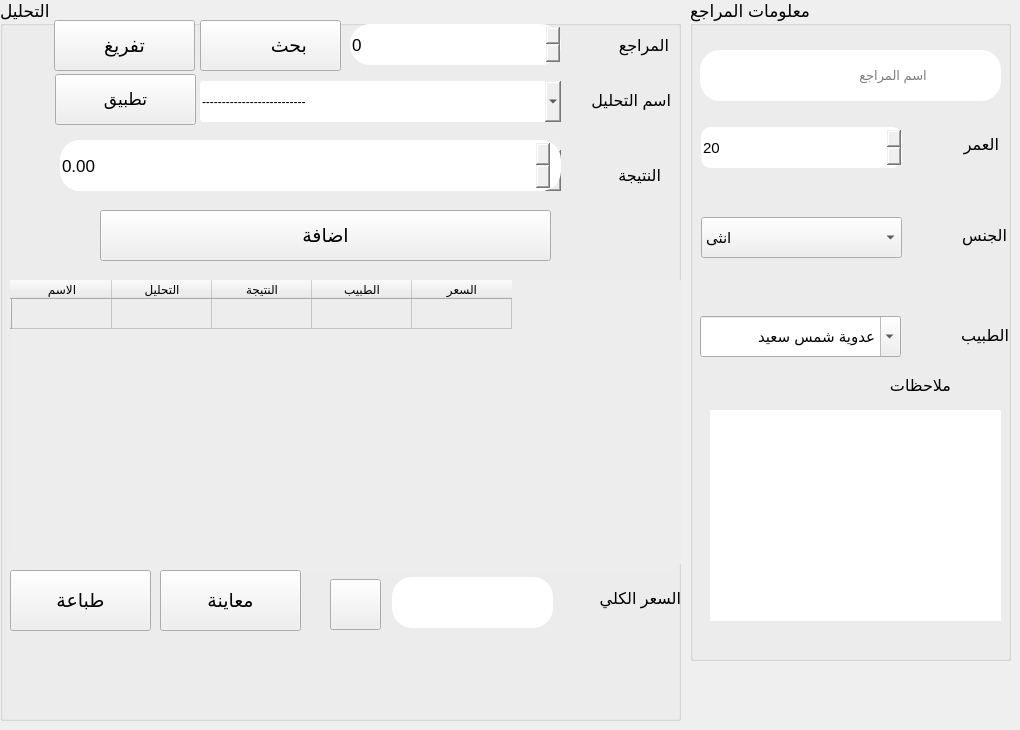
      <widget class="QWidget" name="tab_11">
       <attribute name="title">
        <string>البيع اليومي</string>
       </attribute>
       <widget class="QGroupBox" name="groupBox_6">
        <property name="enabled">
         <bool>true</bool>
        </property>
        <property name="geometry">
         <rect>
          <x>690</x>
          <y>0</y>
          <width>321</width>
          <height>661</height>
         </rect>
        </property>
        <property name="font">
         <font>
          <family>Segoe UI</family>
          <pointsize>13</pointsize>
          <weight>50</weight>
          <italic>false</italic>
          <bold>false</bold>
         </font>
        </property>
        <property name="styleSheet">
         <string notr="true"/>
        </property>
        <property name="title">
         <string>معلومات المراجع</string>
        </property>
        <widget class="QLabel" name="label_35">
         <property name="enabled">
          <bool>true</bool>
         </property>
         <property name="geometry">
          <rect>
           <x>10</x>
           <y>65</y>
           <width>101</width>
           <height>41</height>
          </rect>
         </property>
         <property name="text">
          <string/>
         </property>
        </widget>
        <widget class="QLineEdit" name="lineEdit_20">
         <property name="enabled">
          <bool>true</bool>
         </property>
         <property name="geometry">
          <rect>
           <x>10</x>
           <y>50</y>
           <width>301</width>
           <height>51</height>
          </rect>
         </property>
         <property name="font">
          <font>
           <family>Segoe UI</family>
           <pointsize>10</pointsize>
          </font>
         </property>
         <property name="styleSheet">
          <string notr="true">border-radius: 20px;
</string>
         </property>
         <property name="readOnly">
          <bool>false</bool>
         </property>
         <property name="placeholderText">
          <string>                    اسم المراجع</string>
         </property>
        </widget>
        <widget class="QComboBox" name="comboBox_14">
         <property name="enabled">
          <bool>true</bool>
         </property>
         <property name="geometry">
          <rect>
           <x>11</x>
           <y>217</y>
           <width>201</width>
           <height>41</height>
          </rect>
         </property>
         <property name="font">
          <font>
           <pointsize>11</pointsize>
          </font>
         </property>
         <property name="styleSheet">
          <string notr="true"/>
         </property>
         <item>
          <property name="text">
           <string>انثى</string>
          </property>
         </item>
         <item>
          <property name="text">
           <string>ذكر</string>
          </property>
         </item>
        </widget>
        <widget class="QLabel" name="label_36">
         <property name="enabled">
          <bool>true</bool>
         </property>
         <property name="geometry">
          <rect>
           <x>256</x>
           <y>210</y>
           <width>61</width>
           <height>51</height>
          </rect>
         </property>
         <property name="font">
          <font>
           <family>Segoe UI</family>
           <pointsize>12</pointsize>
           <weight>50</weight>
           <bold>false</bold>
          </font>
         </property>
         <property name="text">
          <string>الجنس</string>
         </property>
        </widget>
        <widget class="QLabel" name="label_37">
         <property name="enabled">
          <bool>true</bool>
         </property>
         <property name="geometry">
          <rect>
           <x>258</x>
           <y>119</y>
           <width>51</width>
           <height>51</height>
          </rect>
         </property>
         <property name="font">
          <font>
           <family>Segoe UI</family>
           <pointsize>12</pointsize>
           <weight>50</weight>
           <bold>false</bold>
          </font>
         </property>
         <property name="text">
          <string>العمر</string>
         </property>
        </widget>
        <widget class="QLabel" name="label_38">
         <property name="enabled">
          <bool>true</bool>
         </property>
         <property name="geometry">
          <rect>
           <x>170</x>
           <y>360</y>
           <width>91</width>
           <height>51</height>
          </rect>
         </property>
         <property name="font">
          <font>
           <family>Segoe UI</family>
           <pointsize>12</pointsize>
           <weight>50</weight>
           <bold>false</bold>
          </font>
         </property>
         <property name="text">
          <string>ملاحظات</string>
         </property>
        </widget>
        <widget class="QSpinBox" name="spinBox_7">
         <property name="enabled">
          <bool>true</bool>
         </property>
         <property name="geometry">
          <rect>
           <x>11</x>
           <y>127</y>
           <width>201</width>
           <height>41</height>
          </rect>
         </property>
         <property name="font">
          <font>
           <pointsize>11</pointsize>
          </font>
         </property>
         <property name="styleSheet">
          <string notr="true">border-radius: 10px;
</string>
         </property>
         <property name="minimum">
          <number>-1000000</number>
         </property>
         <property name="maximum">
          <number>1000000</number>
         </property>
         <property name="value">
          <number>20</number>
         </property>
        </widget>
        <widget class="QComboBox" name="comboBox_15">
         <property name="enabled">
          <bool>true</bool>
         </property>
         <property name="geometry">
          <rect>
           <x>10</x>
           <y>316</y>
           <width>201</width>
           <height>41</height>
          </rect>
         </property>
         <property name="font">
          <font>
           <pointsize>11</pointsize>
          </font>
         </property>
         <property name="styleSheet">
          <string notr="true"/>
         </property>
         <property name="editable">
          <bool>true</bool>
         </property>
         <item>
          <property name="text">
           <string>عدوية شمس سعيد</string>
          </property>
         </item>
         <item>
          <property name="text">
           <string>داود سلمان</string>
          </property>
         </item>
        </widget>
        <widget class="QTextEdit" name="textEdit">
         <property name="geometry">
          <rect>
           <x>20</x>
           <y>410</y>
           <width>291</width>
           <height>211</height>
          </rect>
         </property>
         <property name="font">
          <font>
           <family>Segoe UI</family>
           <pointsize>12</pointsize>
          </font>
         </property>
         <property name="styleSheet">
          <string notr="true">border-radius: 30px;
</string>
         </property>
        </widget>
        <widget class="QLabel" name="label_30">
         <property name="geometry">
          <rect>
           <x>216</x>
           <y>120</y>
           <width>41</width>
           <height>51</height>
          </rect>
         </property>
         <property name="styleSheet">
          <string notr="true">image: url(:/icons8-age-64 (1).png);</string>
         </property>
         <property name="text">
          <string/>
         </property>
        </widget>
        <widget class="QLabel" name="label_31">
         <property name="geometry">
          <rect>
           <x>217</x>
           <y>214</y>
           <width>41</width>
           <height>51</height>
          </rect>
         </property>
         <property name="styleSheet">
          <string notr="true">image: url(:/lavatory.png);</string>
         </property>
         <property name="text">
          <string/>
         </property>
        </widget>
        <widget class="QLabel" name="label_39">
         <property name="enabled">
          <bool>true</bool>
         </property>
         <property name="geometry">
          <rect>
           <x>258</x>
           <y>310</y>
           <width>61</width>
           <height>51</height>
          </rect>
         </property>
         <property name="font">
          <font>
           <family>Segoe UI</family>
           <pointsize>12</pointsize>
           <weight>50</weight>
           <bold>false</bold>
          </font>
         </property>
         <property name="text">
          <string>الطبيب</string>
         </property>
        </widget>
       </widget>
       <widget class="QGroupBox" name="groupBox_7">
        <property name="enabled">
         <bool>true</bool>
        </property>
        <property name="geometry">
         <rect>
          <x>0</x>
          <y>0</y>
          <width>681</width>
          <height>721</height>
         </rect>
        </property>
        <property name="font">
         <font>
          <family>Segoe UI</family>
          <pointsize>13</pointsize>
         </font>
        </property>
        <property name="title">
         <string>التحليل</string>
        </property>
        <widget class="QLabel" name="label_40">
         <property name="enabled">
          <bool>true</bool>
         </property>
         <property name="geometry">
          <rect>
           <x>570</x>
           <y>75</y>
           <width>101</width>
           <height>51</height>
          </rect>
         </property>
         <property name="font">
          <font>
           <family>Segoe UI</family>
           <pointsize>12</pointsize>
           <weight>50</weight>
           <bold>false</bold>
          </font>
         </property>
         <property name="text">
          <string>اسم التحليل</string>
         </property>
         <property name="openExternalLinks">
          <bool>true</bool>
         </property>
         <property name="textInteractionFlags">
          <set>Qt::LinksAccessibleByKeyboard|Qt::LinksAccessibleByMouse</set>
         </property>
        </widget>
        <widget class="QComboBox" name="comboBox_16">
         <property name="enabled">
          <bool>true</bool>
         </property>
         <property name="geometry">
          <rect>
           <x>200</x>
           <y>81</y>
           <width>361</width>
           <height>41</height>
          </rect>
         </property>
         <property name="font">
          <font>
           <family>Segoe UI</family>
           <pointsize>11</pointsize>
           <weight>50</weight>
           <bold>false</bold>
          </font>
         </property>
         <property name="styleSheet">
          <string notr="true">border-radius: 3px;
font: 11pt &quot;Segoe UI&quot;;
</string>
         </property>
         <property name="editable">
          <bool>true</bool>
         </property>
         <item>
          <property name="text">
           <string>--------------------------</string>
          </property>
         </item>
        </widget>
        <widget class="QLabel" name="label_41">
         <property name="enabled">
          <bool>true</bool>
         </property>
         <property name="geometry">
          <rect>
           <x>580</x>
           <y>150</y>
           <width>81</width>
           <height>51</height>
          </rect>
         </property>
         <property name="font">
          <font>
           <family>Segoe UI</family>
           <pointsize>12</pointsize>
           <weight>50</weight>
           <bold>false</bold>
          </font>
         </property>
         <property name="text">
          <string>النتيجة</string>
         </property>
        </widget>
        <widget class="QComboBox" name="comboBox_17">
         <property name="enabled">
          <bool>true</bool>
         </property>
         <property name="geometry">
          <rect>
           <x>60</x>
           <y>150</y>
           <width>501</width>
           <height>41</height>
          </rect>
         </property>
         <property name="styleSheet">
          <string notr="true">border-radius: 20px;
</string>
         </property>
        </widget>
        <widget class="QTableWidget" name="tableWidget_5">
         <property name="enabled">
          <bool>true</bool>
         </property>
         <property name="geometry">
          <rect>
           <x>10</x>
           <y>280</y>
           <width>681</width>
           <height>291</height>
          </rect>
         </property>
         <property name="font">
          <font>
           <pointsize>9</pointsize>
          </font>
         </property>
         <property name="styleSheet">
          <string notr="true">border-radius: 30px;
background-color: rgb(237, 237, 237);</string>
         </property>
         <row>
          <property name="text">
           <string/>
          </property>
         </row>
         <column>
          <property name="text">
           <string>الاسم</string>
          </property>
         </column>
         <column>
          <property name="text">
           <string>التحليل</string>
          </property>
         </column>
         <column>
          <property name="text">
           <string>النتيجة</string>
          </property>
         </column>
         <column>
          <property name="text">
           <string>الطبيب</string>
          </property>
         </column>
         <column>
          <property name="text">
           <string>السعر</string>
          </property>
         </column>
        </widget>
        <widget class="QPushButton" name="pushButton_17">
         <property name="enabled">
          <bool>true</bool>
         </property>
         <property name="geometry">
          <rect>
           <x>100</x>
           <y>210</y>
           <width>451</width>
           <height>51</height>
          </rect>
         </property>
         <property name="font">
          <font>
           <family>Segoe UI</family>
           <pointsize>14</pointsize>
          </font>
         </property>
         <property name="layoutDirection">
          <enum>Qt::LeftToRight</enum>
         </property>
         <property name="autoFillBackground">
          <bool>false</bool>
         </property>
         <property name="styleSheet">
          <string notr="true"/>
         </property>
         <property name="text">
          <string>اضافة</string>
         </property>
         <property name="iconSize">
          <size>
           <width>50</width>
           <height>50</height>
          </size>
         </property>
         <property name="checkable">
          <bool>false</bool>
         </property>
        </widget>
        <widget class="QPushButton" name="pushButton_18">
         <property name="enabled">
          <bool>true</bool>
         </property>
         <property name="geometry">
          <rect>
           <x>10</x>
           <y>570</y>
           <width>141</width>
           <height>61</height>
          </rect>
         </property>
         <property name="font">
          <font>
           <family>Segoe UI</family>
           <pointsize>14</pointsize>
          </font>
         </property>
         <property name="styleSheet">
          <string notr="true"/>
         </property>
         <property name="text">
          <string>طباعة</string>
         </property>
        </widget>
        <widget class="QLabel" name="label_44">
         <property name="enabled">
          <bool>true</bool>
         </property>
         <property name="geometry">
          <rect>
           <x>570</x>
           <y>573</y>
           <width>111</width>
           <height>51</height>
          </rect>
         </property>
         <property name="font">
          <font>
           <family>Segoe UI</family>
           <pointsize>12</pointsize>
           <weight>50</weight>
           <bold>false</bold>
          </font>
         </property>
         <property name="text">
          <string>السعر الكلي</string>
         </property>
        </widget>
        <widget class="QLineEdit" name="lineEdit_24">
         <property name="enabled">
          <bool>true</bool>
         </property>
         <property name="geometry">
          <rect>
           <x>392</x>
           <y>577</y>
           <width>161</width>
           <height>51</height>
          </rect>
         </property>
         <property name="font">
          <font>
           <family>Segoe UI</family>
          </font>
         </property>
         <property name="styleSheet">
          <string notr="true">border-radius: 20px;
</string>
         </property>
         <property name="readOnly">
          <bool>true</bool>
         </property>
        </widget>
        <widget class="QLabel" name="label_54">
         <property name="enabled">
          <bool>true</bool>
         </property>
         <property name="geometry">
          <rect>
           <x>588</x>
           <y>20</y>
           <width>81</width>
           <height>51</height>
          </rect>
         </property>
         <property name="font">
          <font>
           <family>Segoe UI</family>
           <pointsize>12</pointsize>
           <weight>50</weight>
           <bold>false</bold>
          </font>
         </property>
         <property name="text">
          <string>المراجع</string>
         </property>
        </widget>
        <widget class="QSpinBox" name="spinBox">
         <property name="geometry">
          <rect>
           <x>350</x>
           <y>24</y>
           <width>211</width>
           <height>41</height>
          </rect>
         </property>
         <property name="font">
          <font>
           <family>Segoe UI</family>
           <pointsize>13</pointsize>
          </font>
         </property>
         <property name="styleSheet">
          <string notr="true">border-radius: 20px;
</string>
         </property>
         <property name="minimum">
          <number>-1</number>
         </property>
         <property name="maximum">
          <number>999999999</number>
         </property>
        </widget>
        <widget class="QPushButton" name="pushButton_30">
         <property name="enabled">
          <bool>true</bool>
         </property>
         <property name="geometry">
          <rect>
           <x>200</x>
           <y>20</y>
           <width>141</width>
           <height>51</height>
          </rect>
         </property>
         <property name="font">
          <font>
           <family>Segoe UI</family>
           <pointsize>14</pointsize>
          </font>
         </property>
         <property name="layoutDirection">
          <enum>Qt::RightToLeft</enum>
         </property>
         <property name="styleSheet">
          <string notr="true"/>
         </property>
         <property name="text">
          <string>       بحث</string>
         </property>
         <property name="iconSize">
          <size>
           <width>35</width>
           <height>35</height>
          </size>
         </property>
        </widget>
        <widget class="QPushButton" name="pushButton_31">
         <property name="enabled">
          <bool>true</bool>
         </property>
         <property name="geometry">
          <rect>
           <x>55</x>
           <y>74</y>
           <width>141</width>
           <height>51</height>
          </rect>
         </property>
         <property name="font">
          <font>
           <family>Segoe UI</family>
           <pointsize>13</pointsize>
          </font>
         </property>
         <property name="styleSheet">
          <string notr="true"/>
         </property>
         <property name="text">
          <string>تطبيق</string>
         </property>
        </widget>
        <widget class="QPushButton" name="pushButton_32">
         <property name="enabled">
          <bool>true</bool>
         </property>
         <property name="geometry">
          <rect>
           <x>330</x>
           <y>579</y>
           <width>51</width>
           <height>51</height>
          </rect>
         </property>
         <property name="font">
          <font>
           <family>Segoe UI</family>
           <pointsize>13</pointsize>
          </font>
         </property>
         <property name="styleSheet">
          <string notr="true"/>
         </property>
         <property name="text">
          <string/>
         </property>
         <property name="icon">
          <iconset resource="icons.qrc">
           <normaloff>:/view.png</normaloff>:/view.png</iconset>
         </property>
        </widget>
        <widget class="QPushButton" name="pushButton_34">
         <property name="enabled">
          <bool>true</bool>
         </property>
         <property name="geometry">
          <rect>
           <x>160</x>
           <y>570</y>
           <width>141</width>
           <height>61</height>
          </rect>
         </property>
         <property name="font">
          <font>
           <family>Segoe UI</family>
           <pointsize>14</pointsize>
          </font>
         </property>
         <property name="styleSheet">
          <string notr="true"/>
         </property>
         <property name="text">
          <string>معاينة</string>
         </property>
        </widget>
        <widget class="QPushButton" name="pushButton_35">
         <property name="enabled">
          <bool>true</bool>
         </property>
         <property name="geometry">
          <rect>
           <x>54</x>
           <y>20</y>
           <width>141</width>
           <height>51</height>
          </rect>
         </property>
         <property name="font">
          <font>
           <family>Segoe UI</family>
           <pointsize>14</pointsize>
          </font>
         </property>
         <property name="styleSheet">
          <string notr="true"/>
         </property>
         <property name="text">
          <string>تفريغ</string>
         </property>
        </widget>
        <widget class="QLineEdit" name="lineEdit_21">
         <property name="enabled">
          <bool>true</bool>
         </property>
         <property name="geometry">
          <rect>
           <x>60</x>
           <y>140</y>
           <width>501</width>
           <height>51</height>
          </rect>
         </property>
         <property name="font">
          <font>
           <family>Segoe UI</family>
           <pointsize>10</pointsize>
          </font>
         </property>
         <property name="styleSheet">
          <string notr="true">border-radius: 20px;
font: 10pt &quot;Segoe UI&quot;;</string>
         </property>
        </widget>
        <widget class="QDoubleSpinBox" name="doubleSpinBox_7">
         <property name="geometry">
          <rect>
           <x>60</x>
           <y>140</y>
           <width>491</width>
           <height>51</height>
          </rect>
         </property>
         <property name="styleSheet">
          <string notr="true">border-radius: 20px;
font: 14pt &quot;Segoe UI&quot;;
</string>
         </property>
         <property name="minimum">
          <double>-1111111111111.000000000000000</double>
         </property>
         <property name="maximum">
          <double>10000000000000000000.000000000000000</double>
         </property>
        </widget>
       </widget>
      </widget>
